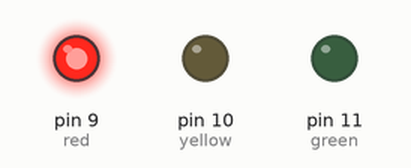
This sketch was run on a simulated Arduino Uno, built with avr-gcc and run on an emulated ATmega328P. On the bench: output pins drawn as LEDs (lit = HIGH).

Above: at 0.15 s.
At 0.75 s:
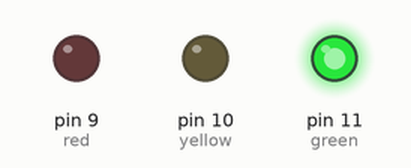
At 1.35 s:
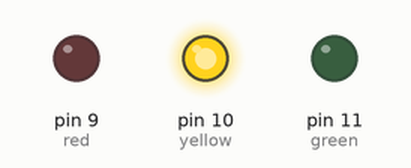
At 3.45 s:
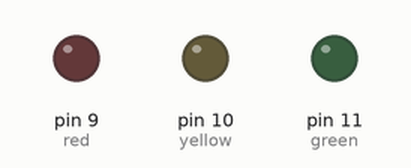
Timing chart, 0 to 4.1 s (numbered marks = the images above):
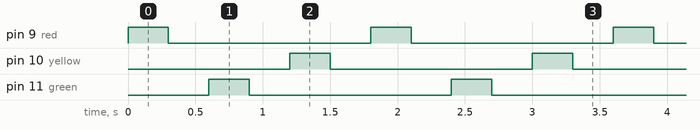

The sketch:

Basic_BLINK_Base.ino
```cpp
int red = 9;
int green = 11;
int yellow = 10;

void setup() {
  // put your setup code here, to run once:
pinMode(red,OUTPUT);
pinMode(green,OUTPUT);
pinMode(yellow,OUTPUT);
}

void loop() {
  // put your main code here, to run repeatedly:
digitalWrite(red,HIGH);
delay(300);
digitalWrite(red,LOW);
delay(300);
digitalWrite(green,HIGH);
delay(300);
digitalWrite(green,LOW);
delay(300);
digitalWrite(yellow,HIGH);
delay(300);
digitalWrite(yellow,LOW);
delay(300);
}
```

Measured:
- by itself, pin 9 (red), pin 10 (yellow), pin 11 (green): alternates HIGH for 0.30 s and LOW for 1.5 s
- by itself, everything shown: repeats every 1.8 s, in 6 steps
